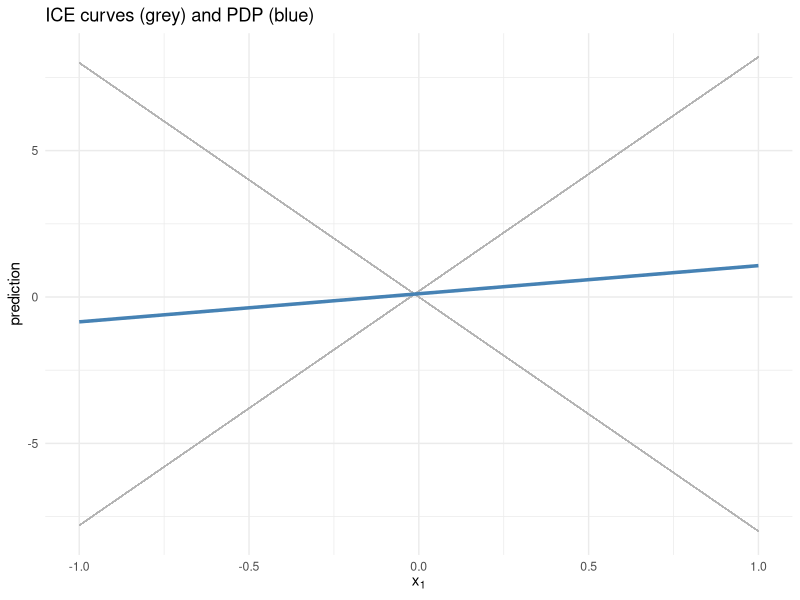
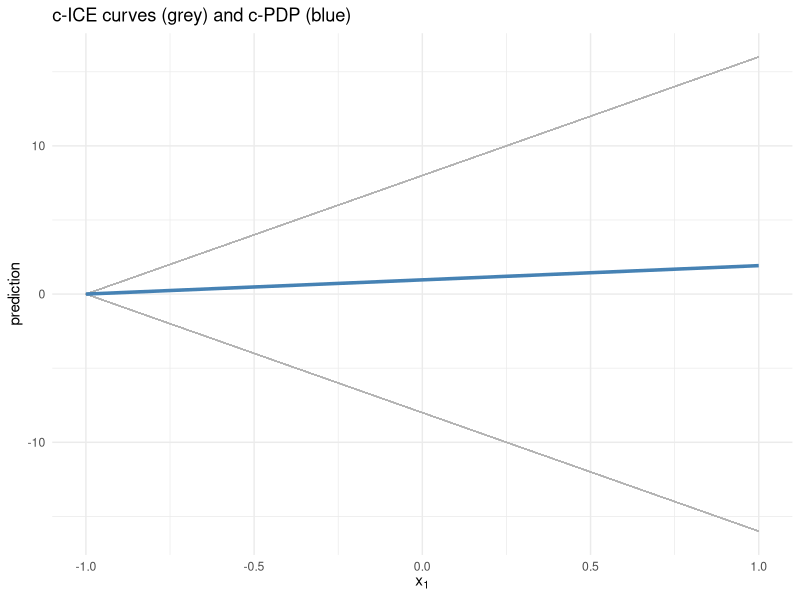

These figures' R source, in order:
## linear model with known coefficients
f_hat = function(x1, x2,
  beta0 = 0, beta1 = -8, beta2 = 0.2, beta3 = 16) {
  beta0 + beta1 * x1 + beta2 * x2 + beta3 * x1 * x2
}


## X: n*p data frame | j: column name or index | grid: vector of g values
ice = function(f, X, j, grid) {
  j = if (is.numeric(j)) names(X)[j] else j        # allow numeric or name
  g  = length(grid)
  n  = nrow(X)
  X_rep = X[rep(seq_len(n), each = g), ]           # repeat rows
  X_rep[[j]] = rep(grid, times = n)                # grid sweep on column j
  ice_mat = matrix(
    f(X_rep[[1]], X_rep[[2]]),                     # vectorised call
    nrow = n, ncol = g, byrow = TRUE
  )
  colnames(ice_mat) = grid
  ice_mat
}

pdp = function(f, X, j, grid) {
  colMeans(ice(f, X, j, grid))
}

## ref: index (1 ... g) of reference grid point
c_ice = function(f, X, j, grid, ref = 1) {
  M = ice(f, X, j, grid)
  sweep(M, 1, M[, ref])         # subtract row-specific reference
}

c_pdp = function(f, X, j, grid, ref = 1) {
  colMeans(c_ice(f, X, j, grid, ref = ref))
}


set.seed(42)
n  = 100
X  = data.frame(
  x1 = runif(n, -1, 1),          # Unif(-1,1)
  x2 = rbinom(n, 1, 0.5)         # Bernoulli(0.5)
)
grid = seq(-1, 1, by = 0.25)    # evaluation grid for x1

## compute
ICE      = ice(f_hat, X, "x1", grid)
PDP      = pdp(f_hat, X, "x1", grid)
cICE     = c_ice(f_hat, X, "x1", grid, ref = which.min(grid))
cPDP     = c_pdp(f_hat, X, "x1", grid, ref = which.min(grid))

## -------------------------------------------------
##   Reshape to long format
## -------------------------------------------------
library(ggplot2)

ice_long = data.frame(
  id   = rep(seq_len(nrow(ICE)), each = ncol(ICE)),   # row id
  x1   = rep(grid,            times = nrow(ICE)),     # grid values
  pred = as.vector(t(ICE))                            # column-wise to row-wise
)
head(ice_long)

pdp_df = data.frame(x1 = grid, pred = PDP)

## -------------------------------------------------
## Plot
## -------------------------------------------------
ggplot() +
  geom_line(data = ice_long,
    aes(x = x1, y = pred, group = id),
    colour = "grey70", linewidth = 0.3) +
  geom_line(data = pdp_df,
    aes(x = x1, y = pred),
    colour = "steelblue", linewidth = 1.2) +
  labs(title = "ICE curves (grey) and PDP (blue)",
    x = expression(x[1]),
    y = "prediction") +
  theme_minimal()




## -------------------------------------------------
##   Reshape to long format
## -------------------------------------------------
cice_long = data.frame(
  id   = rep(seq_len(nrow(cICE)), each = ncol(cICE)),   # row id
  x1   = rep(grid,            times = nrow(cICE)),     # grid values
  pred = as.vector(t(cICE))                            # column-wise to row-wise
)
head(cice_long)

cpdp_df = data.frame(x1 = grid, pred = cPDP)

## -------------------------------------------------
## Plot
## -------------------------------------------------
ggplot() +
  geom_line(data = cice_long,
    aes(x = x1, y = pred, group = id),
    colour = "grey70", linewidth = 0.3) +
  geom_line(data = cpdp_df,
    aes(x = x1, y = pred),
    colour = "steelblue", linewidth = 1.2) +
  labs(title = "c-ICE curves (grey) and c-PDP (blue)",
    x = expression(x[1]),
    y = "prediction") +
  theme_minimal()





